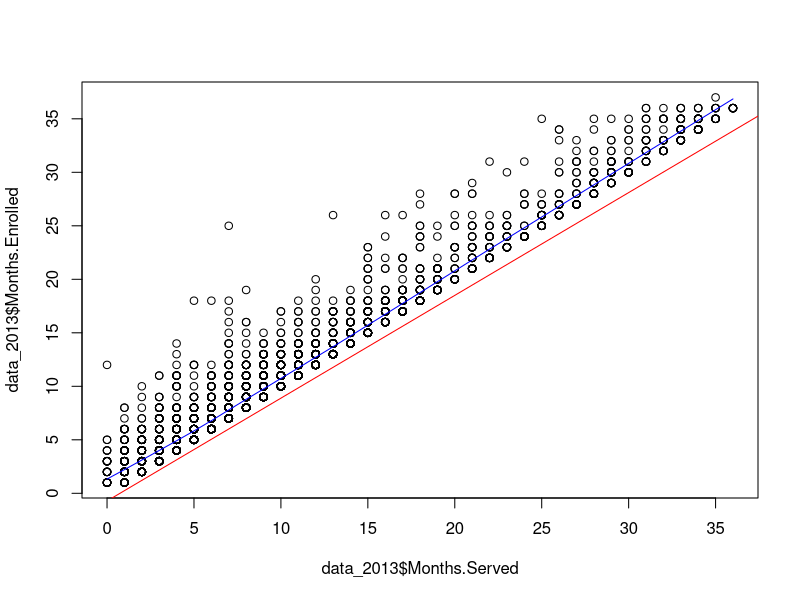
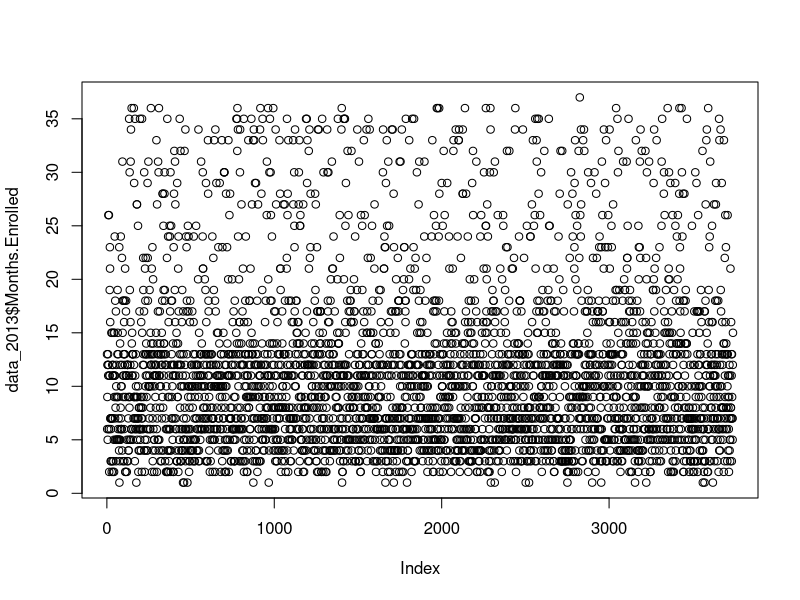
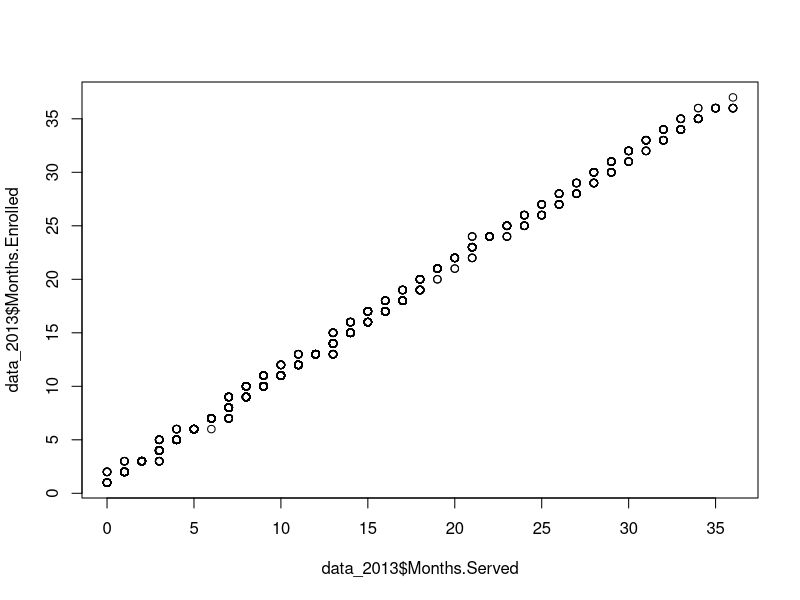
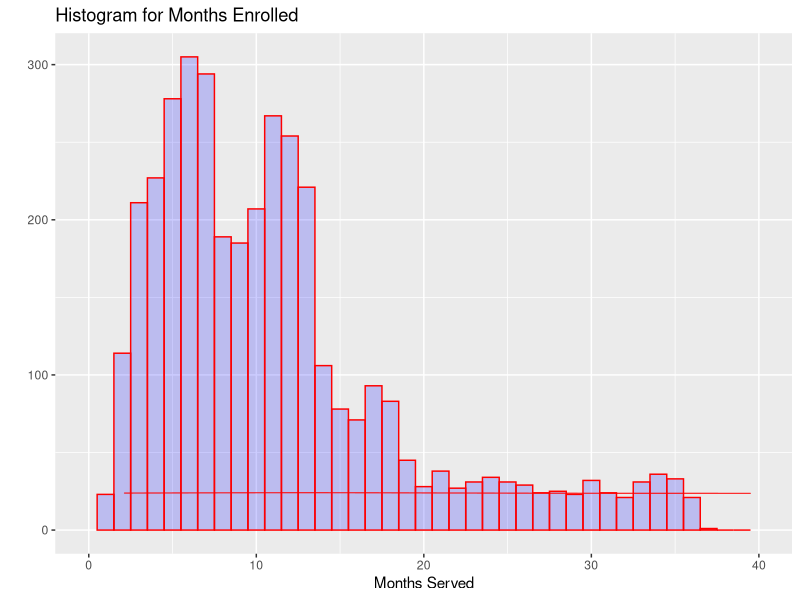
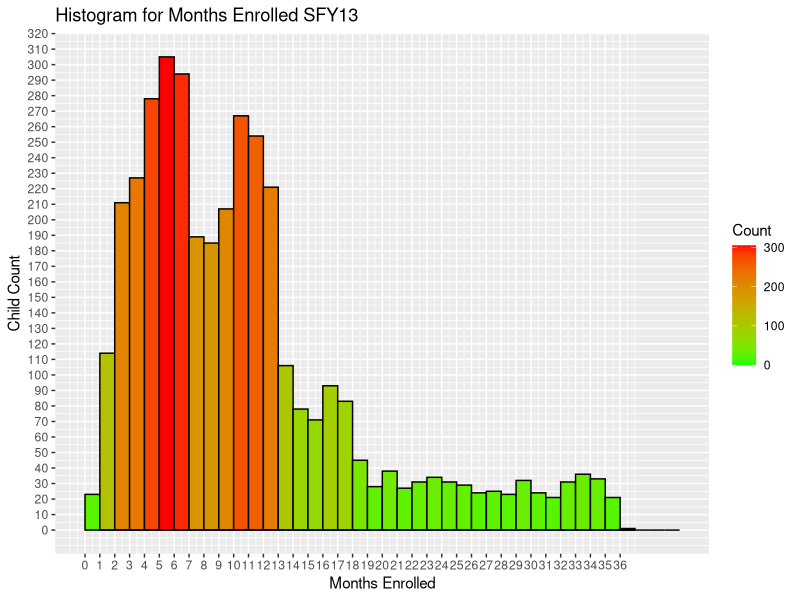
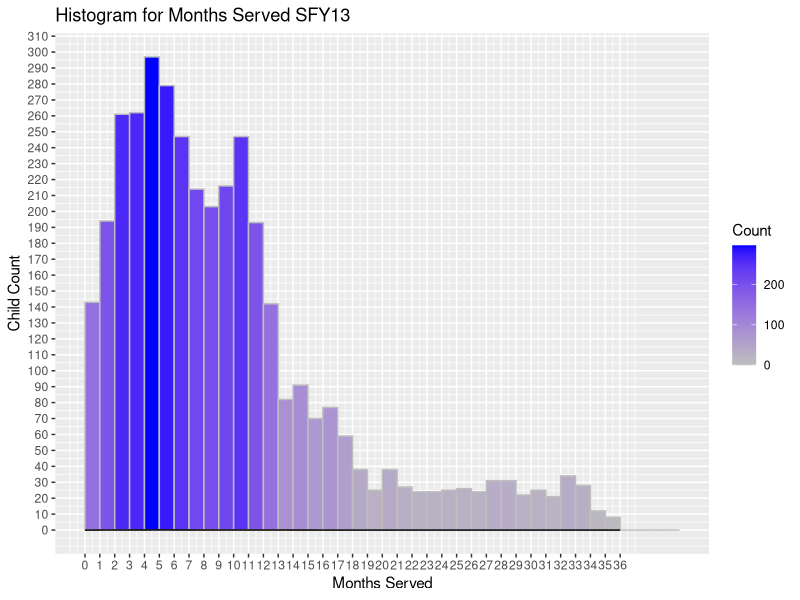
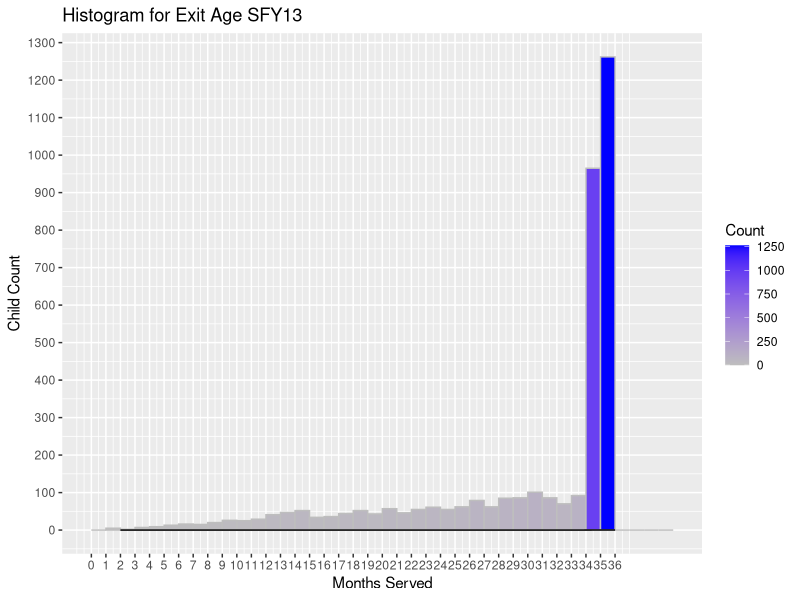
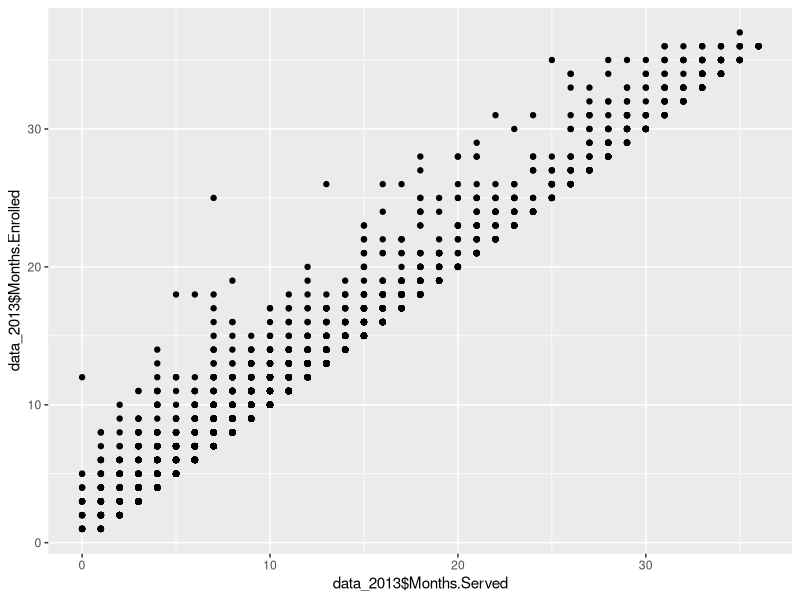

Reproduce these figures in R, in order. (Note: this script raises an error after producing the figures.)

# Install ggplot2 package
install.packages("ggplot2")
install.packages("sm")

# Load the package
library(ggplot2)
library(sm)

# Read in the data
data_2013=read.csv("SUCCESS Initiative Query SFY 13.csv",header=TRUE)


mean(data_2013$Months.Served)
mean(data_2013$Months.Enrolled)

# Scatter Plot
plot(data_2013$Months.Served, data_2013$Months.Enrolled)

# Fit lines
abline(lm(data_2013$Months.Served~data_2013$Months.Enrolled), col="red")
lines(lowess(data_2013$Months.Served,data_2013$Months.Enrolled), col="blue")

# Bivariate Analysis
plot(data_2013$Months.Enrolled)

# Bivariate Analysis without outliners
qqplot(data_2013$Months.Served, data_2013$Months.Enrolled)

# Children in Enrolled
qplot(data_2013$Months.Enrolled,
      geom="histogram",
      binwidth = 1,  
      main = "Histogram for Months Enrolled", 
      xlab = "Months Served",  
      fill=I("blue"), 
      col=I("red"), 
      alpha=I(.2),
      xlim=c(0,40))

mean(data_2013$Months.Enrolled)
mean(data_2013$Months.Served)
mean(data_2013$Age.at.Exit)
sd(data_2013$Months.Enrolled)

points(seq(min(data_2013$Months.Enrolled), max(data_2013$Months.Enrolled), length.out=500),
       dnorm(seq(min(data_2013$Months.Enrolled), max(data_2013$Months.Enrolled), length.out=500),
             mean(data_2013$Months.Enrolled), sd(data_2013$Months.Enrolled)), type="l", col="red")

ggplot(data=data_2013, aes(data_2013$Months.Enrolled)) + 
  geom_histogram(breaks=seq(0, 40, by =1), 
                 col="black", 
                 aes(fill=..count..)) +
  scale_fill_gradient("Count", low = "green", high = "red") +
  geom_density(col=1) + labs(title="Histogram for Months Enrolled SFY13") + scale_x_continuous(breaks=seq(0,36,1)) +
  scale_y_continuous(breaks=seq(0,350,10)) +
  labs(x="Months Enrolled", y="Child Count")


ggplot(data=data_2013, aes(data_2013$Months.Served)) + 
  geom_histogram(breaks=seq(0, 40, by =1), 
                 col="gray",
                 labels=TRUE,
                 aes(fill=..count..)) +
  scale_fill_gradient("Count", low = "gray", high = "blue") +
  geom_density(col=1) + labs(title="Histogram for Months Served SFY13") + scale_x_continuous(breaks=seq(0,36,1)) +
  scale_y_continuous(breaks=seq(0,350,10)) +
  labs(x="Months Served", y="Child Count")

ggplot(data=data_2013, aes(data_2013$Age.at.Exit)) + 
  geom_histogram(breaks=seq(0, 40, by =1), 
                 col="gray",
                 labels=TRUE,
                 aes(fill=..count..)) +
  scale_fill_gradient("Count", low = "gray", high = "blue") +
  geom_density(col=1) + labs(title="Histogram for Exit Age SFY13") + scale_x_continuous(breaks=seq(0,36,1)) +
  scale_y_continuous(breaks=seq(0,1500,100)) +
  labs(x="Months Served", y="Child Count")

ggplot(data_2013, aes(x = data_2013$Months.Served, y = data_2013$Months.Enrolled)) + geom_point()


data_2013 <-read.csv("SUCCESS Initiative Query SFY 13 Federal Codes.csv",header=TRUE)
exitreasons <- factor(data_2013$Federal.Exit.Reason, levels=c(1,2,3,4,5,6,7,8,9), labels=c("1", "2", "3", "4","5","6","7","8","9"))
colfill<- c(2:(2+length(levels(data_2013$Federal.Exit.Reason))))
library(sm)
par(lwd=3)
sm.density.compare(data_2013$Months.Enrolled, data_2013$Federal.Exit.Reason, xlab="Months Enrolled")
#legend(locator(1), levels(data_2013$Federal.Exit.Reason), fill=colfill)
title(main="Distribution by Exit Reason")



sm.density.compare(enrolled, exitage, xlab="Months Enrolled")
title(main="Distribution by Exit Age")
